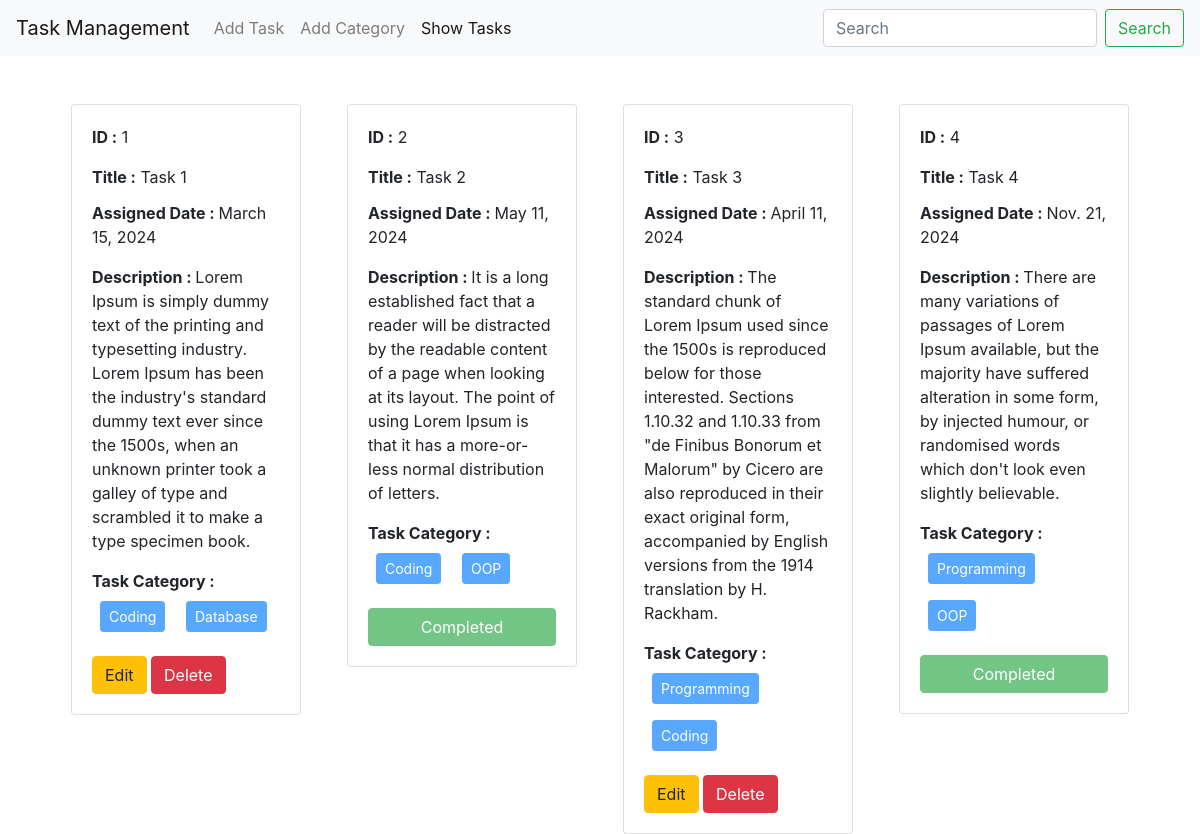
The page / on the database its author committed.
### task/models.py (models this page shows, shortened)
class Task(models.Model):
    id = models.IntegerField(primary_key=True)
    task_title = models.CharField(max_length=50)
    task_description = models.TextField()
    task_assign_date = models.DateField()
    category = models.ManyToManyField(Category)
    is_completed = models.BooleanField(default=False)

### category/models.py (models this page shows, shortened)
class Category(models.Model):
    name = models.CharField(max_length=100)

### task_management/views.py (the view)
# urls.py: path('', views.show_task, name='show_task'),
def show_task(request):
    data = Task.objects.all()
    return render(request, 'show_task.html', {'data': data})

### templates/show_task.html
{% extends 'base.html' %} {% block content %}
<div class="d-flex flex-wrap justify-content-center px-5 pt-5">
  {% for task in data %}
  <div class="col-sm-3">
    <div class="card mx-2">
      <div class="card-body">
        <p class="card-text" > <b>ID :</b> {{task.id}}</p>
        <p class="card-title " > <b>Title :</b> {{task.task_title}}</p>
        <p class="card-text"> <b>Assigned Date : </b> {{task.task_assign_date}}</p>
        <p class="card-text"> <b>Description : </b> {{task.task_description}}</p>
        <p>
          <b> Task Category : </b>
          {% for cat in task.category.all %}
          <button class="btn btn-primary btn-sm m-2" disabled>{{cat.name}}</button>
          {% endfor %}
        </p>
        {% if task.is_completed == False%}
        <a href="{% url 'edit_task' task.id %}" class="btn btn-warning">Edit</a>
        <a href="{% url 'delete_task' task.id %}" class="btn btn-danger">Delete</a>
        {% else %}
            <button disabled  class="btn btn-success w-100">Completed</button>
        {% endif %}
      </div>
    </div>
  </div>
  {% endfor %}
</div>
{% endblock %}

### templates/base.html (shortened to what this page needs)
<!doctype html>
<html lang="en">
  <head>
    <link rel="stylesheet" href="https://cdn.jsdelivr.net/npm/bootstrap@4.0.0/dist/css/bootstrap.min.css">
  </head>
  <body>
    <nav class="navbar navbar-expand-lg navbar-light bg-light" >
        <a class="navbar-brand" href="#">Task Management</a>
        <div class="collapse navbar-collapse" id="navbarSupportedContent">
          <ul class="navbar-nav mr-auto">
            <li class="nav-item">
              <a class="nav-link" href="{% url 'add_task' %}">Add Task</a>
            </li>
            <li class="nav-item">
              <a class="nav-link" href="{% url 'add_category' %}">Add Category</a>
            </li>
            <li class="nav-item active">
              <a class="nav-link" href="{% url 'show_task' %}">Show Tasks</a>
            </li>
          </ul>
          <form class="form-inline my-2 my-lg-0">
            <input class="form-control mr-sm-2" type="search" placeholder="Search" aria-label="Search">
            <button class="btn btn-outline-success my-2 my-sm-0" type="submit">Search</button>
          </form>
        </div>
      </nav>
      {% block content %}
      {% endblock %}
  </body>
</html>

### rows shown on the page
Task: id "1", task_title "Task 1", task_assign_date "March 15, 2024", task_description "Lorem Ipsum is simply dummy text of the printing and typesetting industry. Lorem Ipsum has been the industry's standard dummy text ever since the 1500s, when an unknown printer took a galley of type and scrambled it to make a type specimen book.", is_completed "Edit"
Category: name "Coding"
Category: name "Database"
Task: id "2", task_title "Task 2", task_assign_date "May 11, 2024", task_description "It is a long established fact that a reader will be distracted by the readable content of a page when looking at its layout. The point of using Lorem Ipsum is that it has a more-or-less normal distribution of letters.", is_completed "Completed"
Category: name "OOP"
Task: id "3", task_title "Task 3", task_assign_date "April 11, 2024", task_description "The standard chunk of Lorem Ipsum used since the 1500s is reproduced below for those interested. Sections 1.10.32 and 1.10.33 from \"de Finibus Bonorum et Malorum\" by Cicero are also reproduced in their exact original form, accompanied by English versions from the 1914 translation by H. Rackham.", is_completed "Edit"
Category: name "Programming"
Task: id "4", task_title "Task 4", task_assign_date "Nov. 21, 2024", task_description "There are many variations of passages of Lorem Ipsum available, but the majority have suffered alteration in some form, by injected humour, or randomised words which don't look even slightly believable.", is_completed "Completed"
